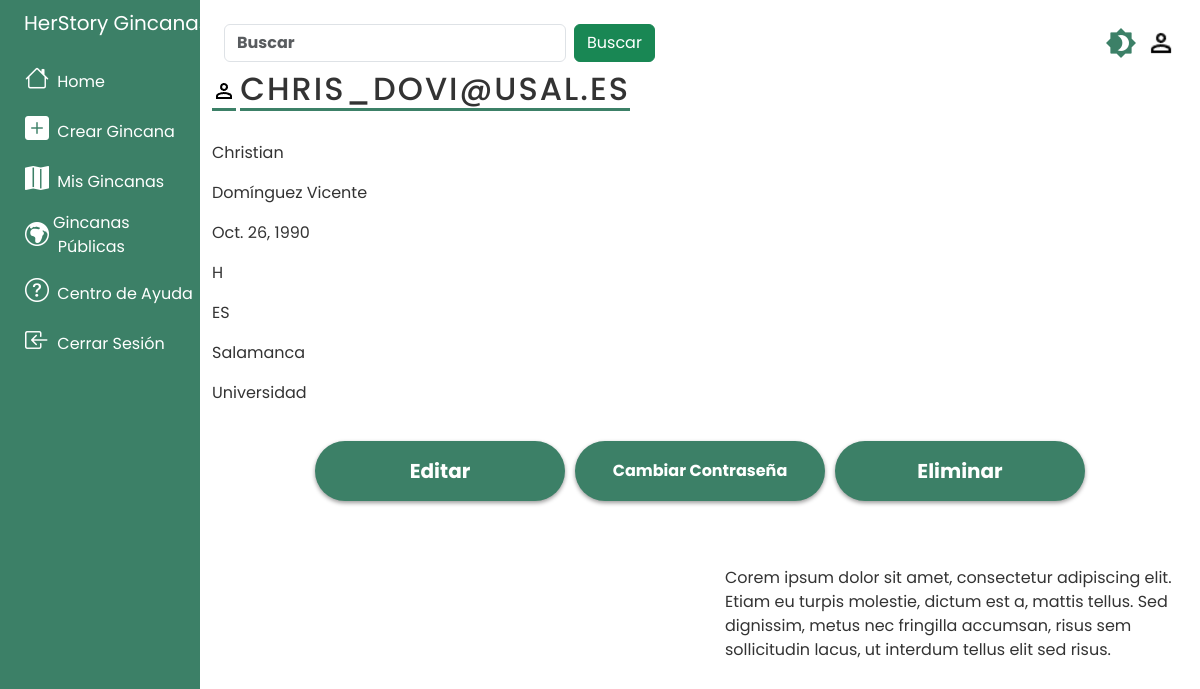
Before: /profesor/chris_dovi@usal.es/ (signed in) with the older database file.
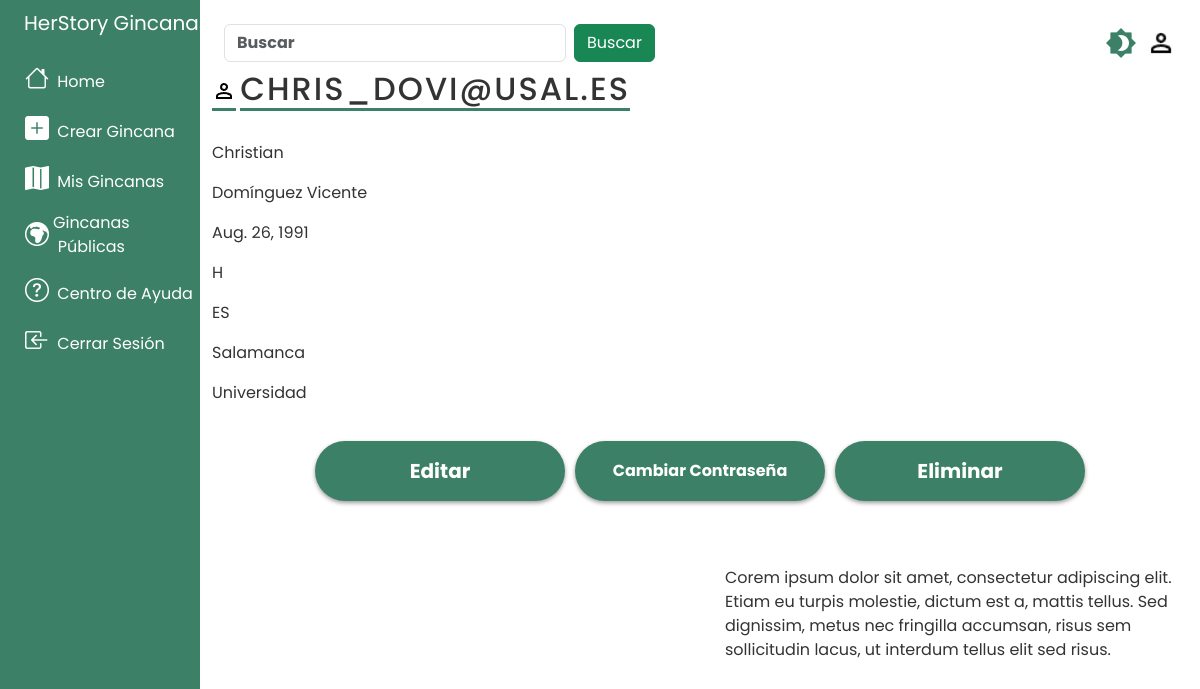
After: the same page with the newer database file.
### tasks/models.py (models this page shows, shortened)
class Profesor(AbstractBaseUser):
    GENDER_CHOICES = (
        ('H', 'Hombre'),
        ('M', 'Mujer'),
        ('O', 'Otro')
    )
    COUNTRY_CHOICES = (
        ("AF", "Afghanistan"),
        ("AX", "Åland Islands"),
        ("AL", "Albania"),
        ("DZ", "Algeria"),
        ("AS", "American Samoa"),
        ("AD", "Andorra"),
        ("AO", "Angola"),
        ("AI", "Anguilla"),
        ("AQ", "Antarctica"),
        ("AG", "Antigua and Barbuda"),
        ("AR", "Argentina"),
        ("AM", "Armenia"),
        ("AW", "Aruba"),
        ("AU", "Australia"),
        ("AT", "Austria"),
        ("AZ", "Azerbaijan"),
        ("BS", "Bahamas"),
        ("BH", "Bahrain"),
        ("BD", "Bangladesh"),
        ("BB", "Barbados"),
        ("BY", "Belarus"),
        ("BE", "Belgium"),
        ("BZ", "Belize"),
        ("BJ", "Benin"),
        ("BM", "Bermuda"),
        ("BT", "Bhutan"),
        ("BO", "Bolivia (Plurinational State of)"),
        ("BQ", "Bonaire, Sint Eustatius and Saba"),
        ("BA", "Bosnia and Herzegovina"),
        ("BW", "Botswana"),
        ("BV", "Bouvet Island"),
        ("BR", "Brazil"),
        ("IO", "British Indian Ocean Territory"),
        ("BN", "Brunei Darussalam"),
        ("BG", "Bulgaria"),
        ("BF", "Burkina Faso"),
        ("BI", "Burundi"),
        ("CV", "Cabo Verde"),
        ("KH", "Cambodia"),
        ("CM", "Cameroon"),
        ("CA", "Canada"),
        ("KY", "Cayman Islands"),
        ("CF", "Central African Republic"),
        ("TD", "Chad"),
        ("CL", "Chile"),
        ("CN", "China"),
        ("CX", "Christmas Island"),
        ("CC", "Cocos (Keeling) Islands"),
        ("CO", "Colombia"),
        ("KM", "Comoros"),
        ("CG", "Congo"),
        ("CD", "Congo (the Democratic Republic of the)"),
        ("CK", "Cook Islands"),
        ("CR", "Costa Rica"),
        ("CI", "Côte d'Ivoire"),
        ("HR", "Croatia"),
        ("CU", "Cuba"),
        ("CW", "Curaçao"),
        ("CY", "Cyprus"),
        ("CZ", "Czechia"),
        ("DK", "Denmark"),
        ("DJ", "Djibouti"),
        ("DM", "Dominica"),
        ("DO", "Dominican Republic"),
        ("EC", "Ecuador"),
        ("EG", "Egypt"),
        ("SV", "El Salvador"),
        ("GQ", "Equatorial Guinea"),
        ("ER", "Eritrea"),
        ("EE", "Estonia"),
        ("SZ", "Eswatini"),
        ("ET", "Ethiopia"),
        ("FK", "Falkland Islands (Malvinas)"),
        ("FO", "Faroe Islands"),
        ("FJ", "Fiji"),
        ("FI", "Finland"),
        ("FR", "France"),
        ("GF", "French Guiana"),
        ("PF", "French Polynesia"),
        ("TF", "French Southern Territories"),
        ("GA", "Gabon"),
        ("GM", "Gambia"),
        ("GE", "Georgia"),
        ("DE", "Germany"),
        ("GH", "Ghana"),
        ("GI", "Gibraltar"),
        ("GR", "Greece"),
        ("GL", "Greenland"),
        ("GD", "Grenada"),
        ("GP", "Guadeloupe"),
        ("GU", "Guam"),
        ("GT", "Guatemala"),
        ("GG", "Guernsey"),
        ("GN", "Guinea"),
        ("GW", "Guinea-Bissau"),
        ("GY", "Guyana"),
        ("HT", "Haiti"),
        ("HM", "Heard Island and McDonald Islands"),
        ("VA", "Holy See"),
        ("HN", "Honduras"),
        ("HK", "Hong Kong"),
        ("HU", "Hungary"),
        ("IS", "Iceland"),
        ("IN", "India"),
        ("ID", "Indonesia"),
        ("IR", "Iran (Islamic Republic of)"),
        ("IQ", "Iraq"),
        ("IE", "Ireland"),
        ("IM", "Isle of Man"),
        ("IL", "Israel"),
        ("IT", "Italy"),
        ("JM", "Jamaica"),
        ("JP", "Japan"),
        ("JE", "Jersey"),
        ("JO", "Jordan"),
        ("KZ", "Kazakhstan"),
        ("KE", "Kenya"),
        ("KI", "Kiribati"),
        ("KP", "Korea (the Democratic People's Republic of)"),
        ("KR", "Korea (the Republic of)"),
        ("KW", "Kuwait"),
        ("KG", "Kyrgyzstan"),
        ("LA", "Lao People's Democratic Republic"),
        ("LV", "Latvia"),
        ("LB", "Lebanon"),
        ("LS", "Lesotho"),
        ("LR", "Liberia"),
        ("LY", "Libya"),
        ("LI", "Liechtenstein"),
        ("LT", "Lithuania"),
        ("LU", "Luxembourg"),
        ("MO", "Macao"),
        ("MG", "Madagascar"),
        ("MW", "Malawi"),
        ("MY", "Malaysia"),
        ("MV", "Maldives"),
        ("ML", "Mali"),
        ("MT", "Malta"),
        ("MH", "Marshall Islands"),
        ("MQ", "Martinique"),
        ("MR", "Mauritania"),
        ("MU", "Mauritius"),
        ("YT", "Mayotte"),
        ("MX", "Mexico"),
        ("FM", "Micronesia (Federated States of)"),
        ("MD", "Moldova (the Republic of)"),
        ("MC", "Monaco"),
        ("MN", "Mongolia"),
        ("ME", "Montenegro"),
        ("MS", "Montserrat"),
        ("MA", "Morocco"),
        ("MZ", "Mozambique"),
        ("MM", "Myanmar"),
        ("NA", "Namibia"),
        ("NR", "Nauru"),
        ("NP", "Nepal"),
        ("NL", "Netherlands"),
        ("NC", "New Caledonia"),
        ("NZ", "New Zealand"),
        ("NI", "Nicaragua"),
        ("NE", "Niger"),
        ("NG", "Nigeria"),
        ("NU", "Niue"),
        ("NF", "Norfolk Island"),
        ("MK", "North Macedonia"),
        ("MP", "Northern Mariana Islands"),
        ("NO", "Norway"),
        ("OM", "Oman"),
        ("PK", "Pakistan"),
        ("PW", "Palau"),
        ("PS", "Palestine, State of"),
        ("PA", "Panama"),
        ("PG", "Papua New Guinea"),
        ("PY", "Paraguay"),
        ("PE", "Peru"),
        ("PH", "Philippines"),
        ("PN", "Pitcairn"),
        ("PL", "Poland"),
        ("PT", "Portugal"),
        ("PR", "Puerto Rico"),
        ("QA", "Qatar"),
        ("RE", "Réunion"),
        ("RO", "Romania"),
        ("RU", "Russian Federation"),
        ("RW", "Rwanda"),
        ("BL", "Saint Barthélemy"),
        ("SH", "Saint Helena, Ascension and Tristan da Cunha"),
        ("KN", "Saint Kitts and Nevis"),
        ("LC", "Saint Lucia"),
        ("MF", "Saint Martin (French part)"),
        ("PM", "Saint Pierre and Miquelon"),
        ("VC", "Saint Vincent and the Grenadines"),
        ("WS", "Samoa"),
        ("SM", "San Marino"),
        ("ST", "Sao Tome and Principe"),
        ("SA", "Saudi Arabia"),
        ("SN", "Senegal"),
        ("RS", "Serbia"),
        ("SC", "Seychelles"),
        ("SL", "Sierra Leone"),
        ("SG", "Singapore"),
        ("SX", "Sint Maarten (Dutch part)"),
        ("SK", "Slovakia"),
        ("SI", "Slovenia"),
        ("SB", "Solomon Islands"),
        ("SO", "Somalia"),
        ("ZA", "South Africa"),
        ("GS", "South Georgia and the South Sandwich Islands"),
        ("SS", "South Sudan"),
        ("ES", "Spain"),
        ("LK", "Sri Lanka"),
        ("SD", "Sudan"),
        ("SR", "Suriname"),
        ("SJ", "Svalbard and Jan Mayen"),
        ("SE", "Sweden"),
        ("CH", "Switzerland"),
        ("SY", "Syrian Arab Republic"),
        ("TW", "Taiwan (Province of China)"),
        ("TJ", "Tajikistan"),
        ("TZ", "Tanzania, the United Republic of"),
        ("TH", "Thailand"),
        ("TL", "Timor-Leste"),
        ("TG", "Togo"),
        ("TK", "Tokelau"),
        ("TO", "Tonga"),
        ("TT", "Trinidad and Tobago"),
        ("TN", "Tunisia"),
        ("TR", "Türkiye"),
        ("TM", "Turkmenistan"),
        ("TC", "Turks and Caicos Islands"),
        ("TV", "Tuvalu"),
        ("UG", "Uganda"),
        ("UA", "Ukraine"),
        ("AE", "United Arab Emirates"),
        ("GB", "United Kingdom of Great Britain and Northern Ireland"),
        ("UM", "United States Minor Outlying Islands"),
        ("US", "United States of America"),
        ("UY", "Uruguay"),
        ("UZ", "Uzbekistan"),
        ("VU", "Vanuatu"),
        ("VE", "Venezuela (Bolivarian Republic of)"),
        ("VN", "Viet Nam"),
        ("VG", "Virgin Islands (British)"),
        ("VI", "Virgin Islands (U.S.)"),
        ("WF", "Wallis and Futuna"),
        ("EH", "Western Sahara"),
        ("YE", "Yemen"),
        ("ZM", "Zambia"),
        ("ZW", "Zimbabwe"),
    )
    email = models.EmailField("Correo Electrónico", unique = True, max_length=254, primary_key=True)
    nombre = models.CharField("Nombre" ,max_length=200, null=True, blank=False)
    apellidos = models.CharField("Apellidos", max_length=200, null=True, blank=False)
    imagen = models.ImageField("Imagen de Perfil", default="usuario.png", upload_to='', null=True, blank=True)
    usuario_activo = models.BooleanField(default = True)
    usuario_administrador = models.BooleanField(default=False)
    usuario_verificado = models.BooleanField(default=False)
    fecha_nacimiento = models.DateField('Fecha de nacimiento', null=True, blank=False)
    genero = models.CharField("Género", max_length=1 , choices=GENDER_CHOICES, default='H', null=True)
    pais = models.CharField("País", max_length=2 , choices=COUNTRY_CHOICES, null=True)
    ciudad = models.CharField("Ciudad", max_length=200, null=True, blank=True)
    organizacion = models.CharField("Organizacion", max_length=200, null=True, blank=False)
    objects = Usuario()
    USERNAME_FIELD = 'email'
    REQUIRED_FIELDS = ['nombre', 'apellidos', 'fecha_nacimiento', 'genero', 'pais', 'ciudad', 'organizacion']

### tasks/views.py (the view, shortened to what this page needs)
# urls.py: path('profesor/<str:email_id>/', views.profesor, name='profesor'),
@login_required
def profesor(request, email_id):
    profesores = Profesor.objects.filter(email=request.user.email)
    dark_mode_cookie = request.COOKIES.get('darkModeEnabled')
    dark_mode_enabled = dark_mode_cookie if dark_mode_cookie is not None else False
    if request.method == 'GET':
        profesor = get_object_or_404(Profesor, pk=email_id, email=request.user.email)
        return render(request, 'profesor.html', {'profesor': profesor, 'profesores': profesores, 'darkModeEnabled': dark_mode_enabled})

### tasks/templates/profesor.html (shortened to what this page needs)
{% extends 'base.html' %}
{% block content %}
{% load static %}
<h1><img class="profile-pic" src="{{ profesor.imagen.url }}" ></h1>
<h1 class="titulo">{{profesor.email}}</h1>
<p>{{profesor.nombre}}</p>
<p>{{profesor.apellidos}}</p>
<p>{{profesor.fecha_nacimiento}}</p>
<p>{{profesor.genero}}</p>
<p>{{profesor.pais}}</p>
<p>{{profesor.ciudad}}</p>
<p>{{profesor.organizacion}}</p>
<div >
    <div class="input-registro">
    <form method="POST" enctype="multipart/form-data">
        <button class="btn-signin">
            Editar
        </button>
    </form>
    <form action="{% url 'verificacion_password2' profesor.email %}" method="POST">
        <button class="btn-pass">
            Cambiar Contraseña
        </button>
    </form>
    <form action="{% url 'profesor_eliminar' profesor.email %}" method="POST">
        <button class="btn-signin">
            Eliminar
        </button>
    </form>
</div>
<footer class="footer">
    <div class="footer-group">
        <div class="footer-box">
        </div>
        <div class="footer-box">
            <p>
                Corem ipsum dolor sit amet, consectetur adipiscing elit.
                Etiam eu turpis molestie, dictum est a, mattis tellus.
                Sed dignissim, metus nec fringilla accumsan, risus sem sollicitudin lacus, ut interdum tellus elit sed risus.
            </p>
        </div>
    </div>
</div>
{% endblock %}

### tasks/templates/base.html (shortened to what the changed rows need)
<!DOCTYPE html>
{% load static %}
<html lang="es">
<head>
    <link rel="stylesheet" href="{% static 'scss/custom.css' %}">
    <link id="modo" rel="stylesheet" href="{% static 'scss/modo_claro.css' %}">
    <link href="https://cdn.jsdelivr.net/npm/bootstrap@5.3.3/dist/css/bootstrap.min.css" rel="stylesheet">
    <link rel="stylesheet" href="https://cdn.jsdelivr.net/npm/bootstrap-icons@1.11.3/font/bootstrap-icons.min.css">
    <link rel="stylesheet" href="https://unpkg.com/leaflet@1.9.4/dist/leaflet.css" />
</head>
<body>
    <div class="container-fluid">
        <div class="row flex-nowrap">
            <div class="col py-3">
                {% if user.is_authenticated %}
                <nav class="navbar sticky-top navegador">
                    <div class="container-fluid">
                        <div style="display: flex; justify-content: center;">
                            {% for profesor in profesores %}
                                <button id="dark-mode-toggle" style="border: none; background-color: transparent;">
                                    <img id="dark-mode-image" width="30" height="30" class="rounded-circle" src="{% static 'media/Modo_oscuro.png' %}" >
                                </button>
                                <a href="{% url 'profesor' profesor.email %}" class="d-flex align-items-center text-white text-decoration-none">
                                    <img width="30" height="30" class="rounded-circle" src="{{ profesor.imagen.url }}" >
                                </a>
                            {% endfor %}
                        </div>
                    </div>
                </nav>
                {% endif %}
                {% block content %}
                {% endblock %}
            </div>
        </div>
    </div>
</body>
</html>

Changed rows visible on the page:
changed Profesor "CHRIS_DOVI@USAL.ES": fecha_nacimiento "Oct. 26, 1990" → "Aug. 26, 1991"
